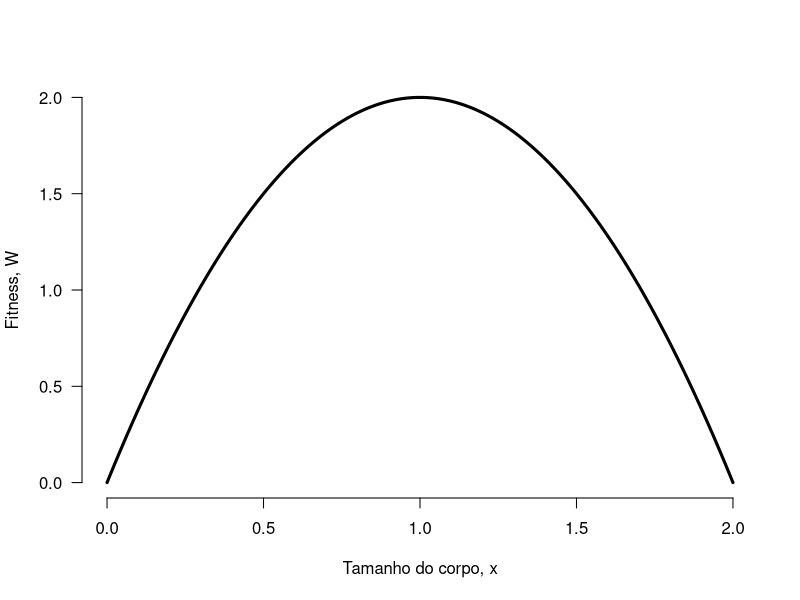

Generate this figure with R:
#Post:
#http://recologia.com.br/2015/02/evolucao-fisherian-optimality-models-parte-1

y <- deriv(~a+b*x+c*x^2,"x")
y

#
y <- deriv(~exp(a*x)+b*x+c*x^2,"x")
y

#
x <- seq(0,2,length=1000)
W <- (-2*x^2 + 4*x)
jpeg("01.jpg")
plot(x,W,type="l",xlab="Tamanho do corpo, x",ylab="Fitness, W",las=1,lwd=3,
     frame=F)
dev.off()


y <- deriv(~-2*x^2+4*x,"x")
y

# 
FUNC <- function(w) {
    y <- deriv(~-2*x^2+4*x,"x")
    x <- w
    z <- eval(y)
    d <- attr(z,"gradient")
    return(d)
}

#
B <- uniroot(FUNC, interval= c(-2,4))
B$root


FITNESS <- function(x) {
    return(2*x^2-4*x)
}

nlm(FITNESS, p=-2)
